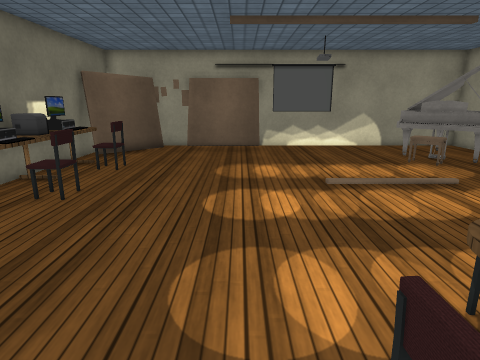
[1] (above)

16 first-person views from a walk through a scene from a Unity 3-D project. The camera is 1.3 m above the floor, tilts 14° down and sees 75° across. The floor is counted in squares, 0.5 m on a side. Each view is taken from the middle of a square. On the plan, view 1 faces up. The plan holds only what a view shows up to about 20 squares ahead; the rest is blank. The place goes on beyond the plan. The player character is not drawn. Some surface patterns are stand-ins.

[2]
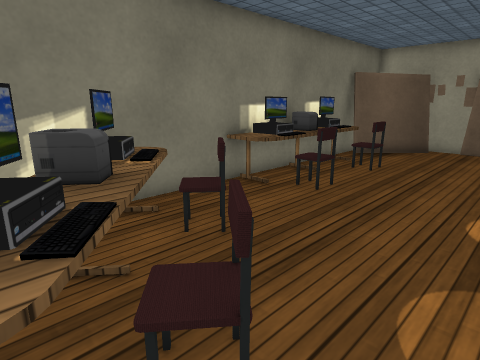

[3]
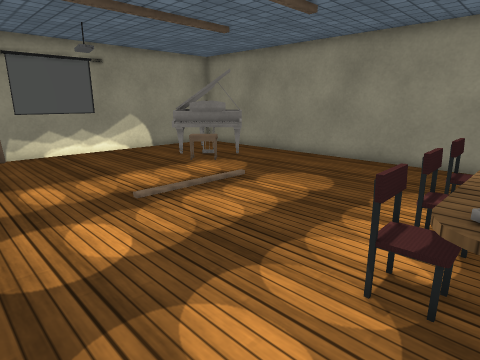

[4]
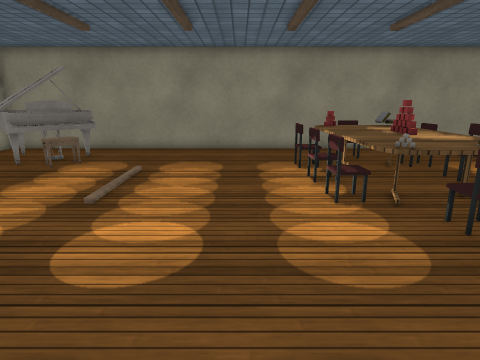

[5]
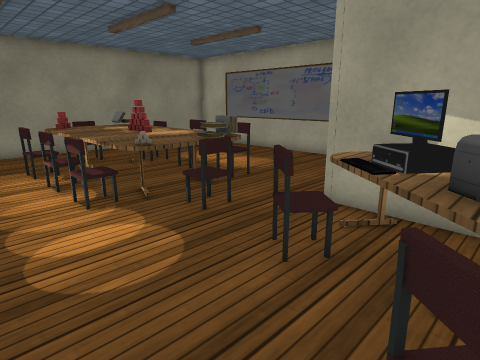

[6]
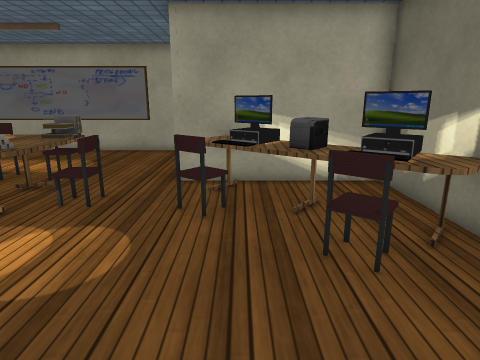

[7]
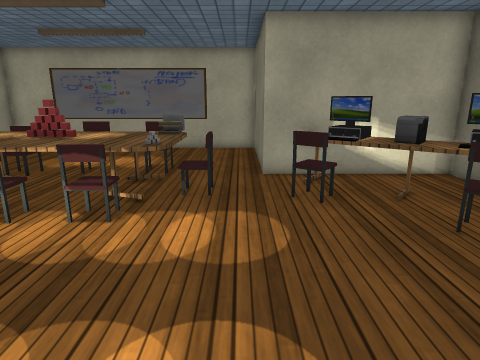

[8]
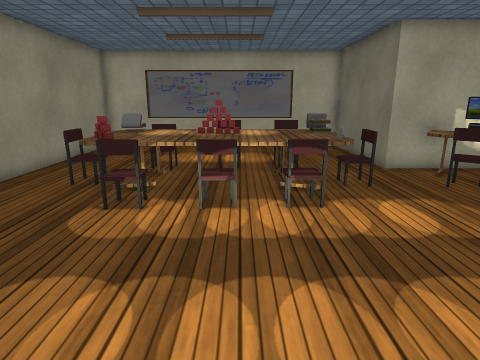

[9]
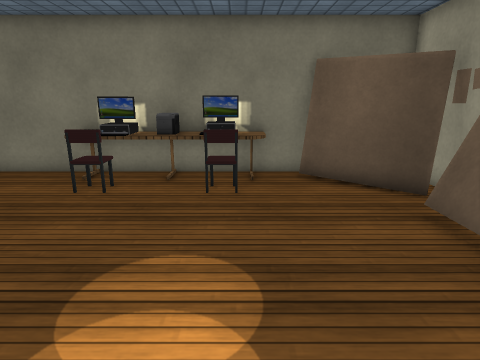

[10]
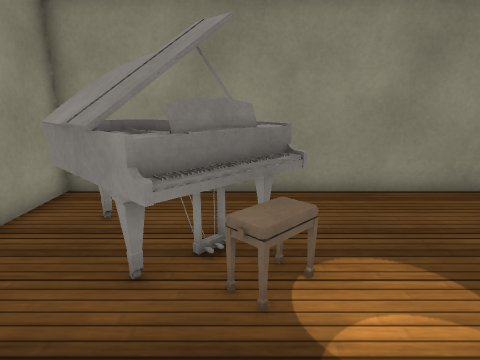

[11]
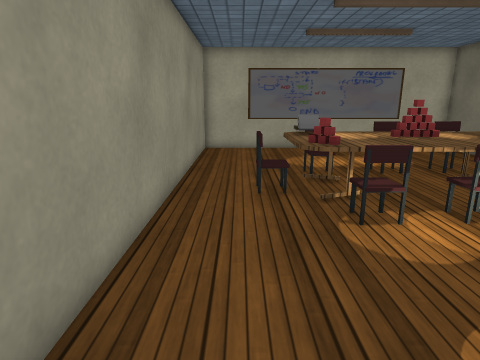

[12]
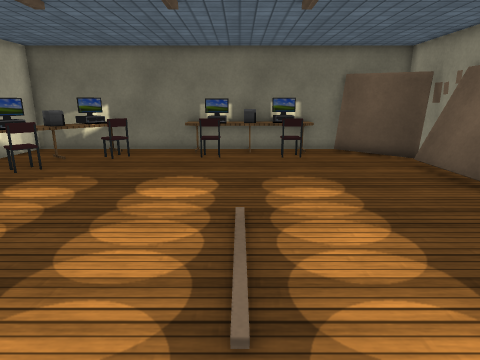

[13]
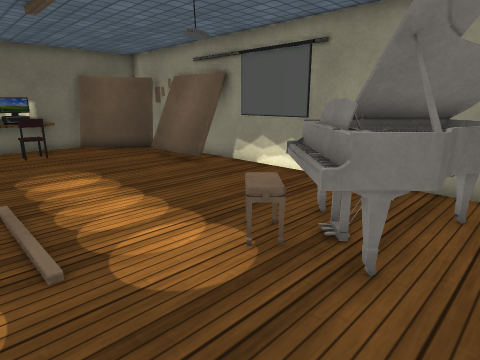

[14]
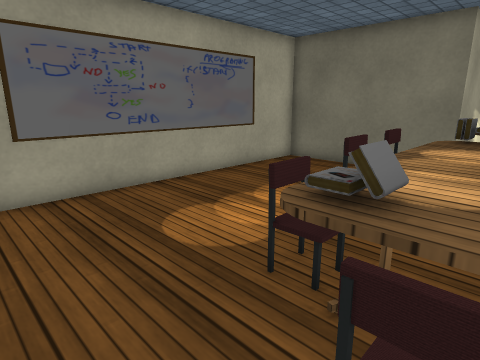

[15]
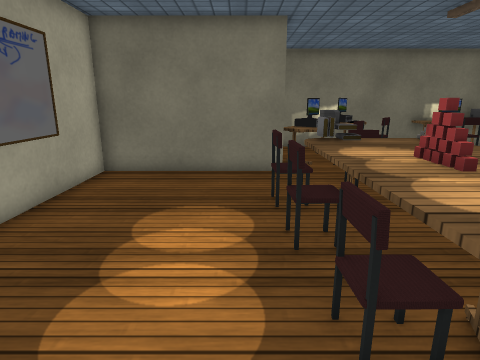

[16]
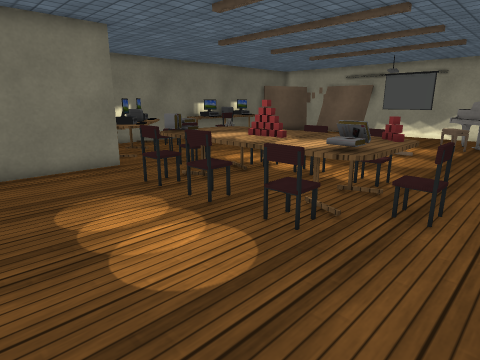

### Floor plan
Key: @ floor where view 1 was taken; # wall or solid block; . main floor; : floor 0.5 m higher than the main floor; + floor 0.75 m higher than the main floor; = window, fence, low wall or low ledge; T thing the floor can be seen under or through; O other object.
Columns run from 8 left of view 1 to 13 right of it. Each row starts with its distance up from view 1.
 19   ####################
 18   OO.OOOOO........O..#
 17  OO..............OOO.#
 16 #OO.............OOOO.#
 15 #O..............OOOO.#
 14 #OO.............OOOO.#
 13 #OOO............OOO..#
 12 #OOO.................#
 11 #OO..................#
 10 #OO..................#
  9 #OOO.................#
  8 #OO..................#
  7 #OO..................#
  6 #....................#
  5 #..O.................#
  4 #OOO........OOO.O....#
  3 #OOO......=:..:.:....#
  2 #OOOO.O...+       O..#
  1 #.OOOOO..O        O..#
  0 #.. OOO.@        T...#
 -1 #####OO#..T      T...#
 -2     ####...TO O.TO...#
 -3        #.............#
 -4        #.............#
 -5        #.............#
 -6        #.............#
 -7        #.............#
 -8        ###############

Where each view was taken, in squares from view 1:
view 1: 0 up, 0 right, facing up
view 2: 0 up, 0 right, facing up-left
view 3: 2 up, 1 left, facing up-right
view 4: 6 up, 5 left, facing right
view 5: 6 up, 5 left, facing down-right
view 6: 9 up, 3 left, facing down
view 7: 10 up, 0 right, facing down
view 8: 11 up, 5 right, facing down
view 9: 13 up, 4 right, facing left
view 10: 14 up, 4 right, facing right
view 11: 10 up, 11 right, facing down
view 12: 10 up, 10 right, facing left
view 13: 9 up, 12 right, facing up-left
view 14: 1 up, 12 right, facing down-left
view 15: 3 down, 11 right, facing left
view 16: 7 down, 12 right, facing up-left
